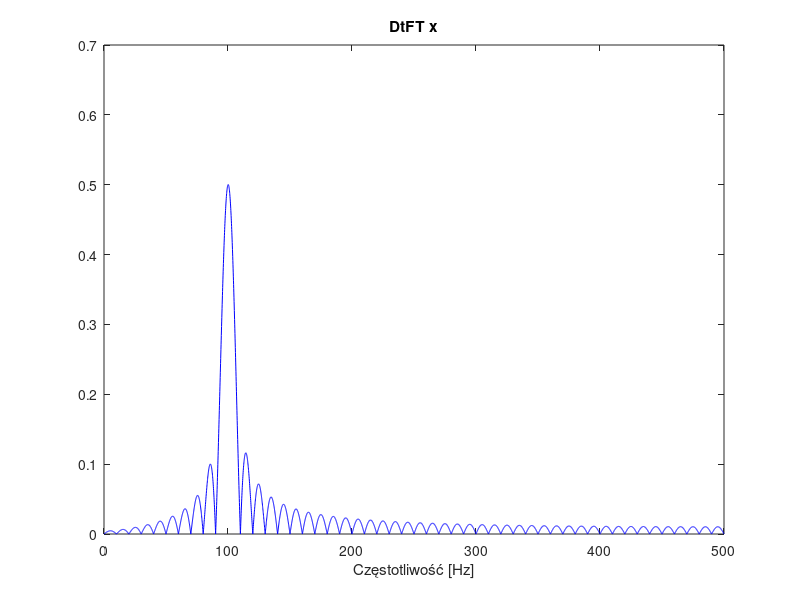
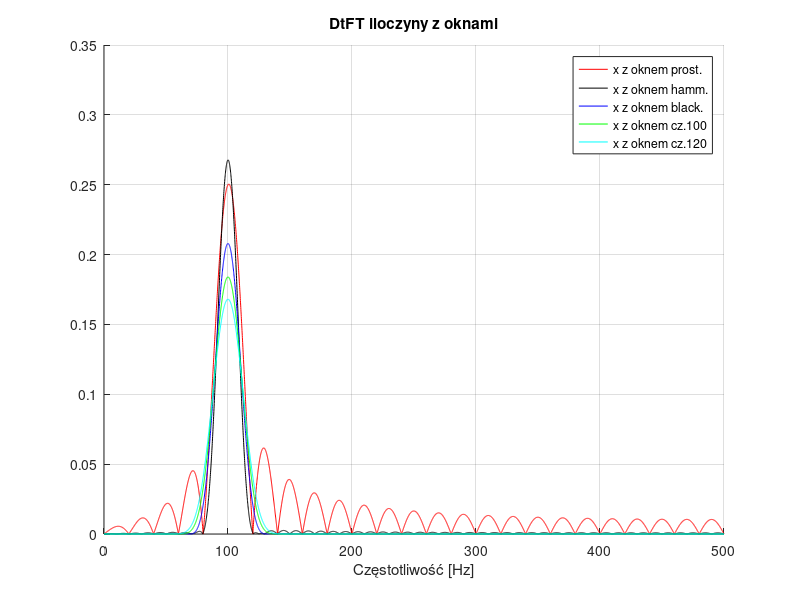
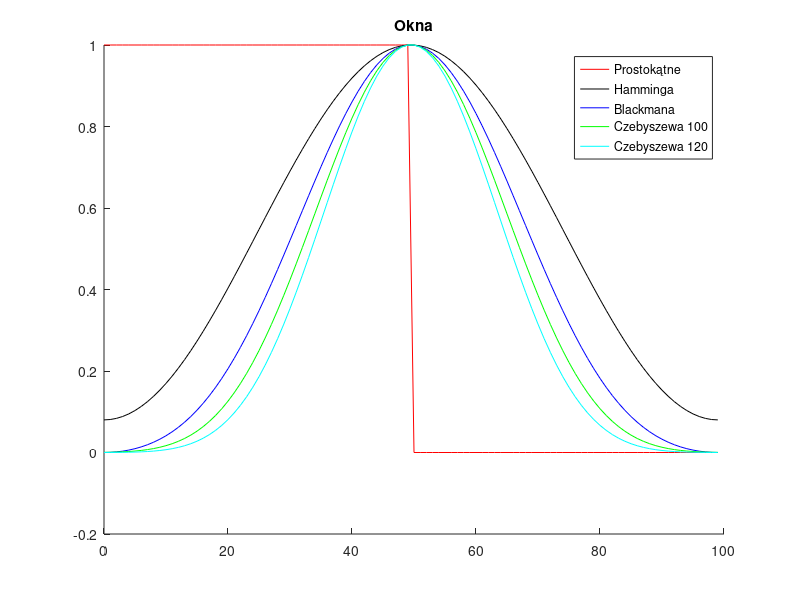

MATLAB code for these plots, in order:
clear all;
clc;

N = 100;
%-- Tworzenie sygnału x z ćw 1 --%

fs = 1000;

f1 = 100;
f2 = 125;

A1 = 1;
A2 = 0.0001;

o1 = (pi/7);
o2 = (pi/11);

% Czas próbkowania %
T = 0.1;

% Jedna próbka %
fs1 = 1/fs;  
fs2 = 1/fs;  

% Próbki %
tfs1 = 0:fs1:T;
tfs2 = 0:fs2:T;
tfs1 = tfs1(1,1:100);
tfs2 = tfs2(1,1:100);

x01 = A1*cos(2*pi*f1*tfs1 + o1);
x02 = A2*cos(2*pi*f2*tfs2 + o2);
x =  x01 + x02; % sygnal x %

% X = fft(x)./N; % dft sygnału x %


% DtFT %
f = 0:0.1:500; % z polecenia %
X0 = zeros(1,length(f));
for fi = 1:length(f)
    for n = 0:N-1
        X0(fi) = X0(fi) + x(n+1)*exp(-1i*2*pi*f(fi)*n/fs);
    end
end
X0 = X0./N;

fx = (0:50*N)*fs/(100*N); % skalowanie osi do 0:0.1:500 %
figure(1);
plot(fx,abs(X0),'b-');
xlim([0 fs/2]);
title('DtFT x');
xlabel('Częstotliwość [Hz]');

tmax = (N-1)/fs;
t = 0:1/fs:tmax; %zakres próbkowania/próbki

% wymnóż próbki sygnału kolejno z oknami:
o_prostokatne = rectpuls(t,tmax);
o_hamminga = hamming(N)';
o_blackmana = blackman(N)';
o_czebyszewa100 = chebwin(N, 100)';
o_czebyszewa120 = chebwin(N, 120)';

x1 = x .* o_prostokatne;
x2 = x .* o_hamminga;
x3 = x .* o_blackmana;
x4 = x .* o_czebyszewa100;
x5 = x .* o_czebyszewa120;

% DtFT dla powyższych 5ciu sygnałów %
% DtFT x1 okno prostokatne %
X1 = zeros(1,length(f));    % f = 0:0.1:500; %
for fi = 1:length(f)
    for n = 0:N-1
        X1(fi) = X1(fi) + x1(n+1)*exp(-1i*2*pi*f(fi)*n/fs);
    end
end
X1 = X1./N;

% DtFT x2 okno Hamminga %
X2 = zeros(1,length(f));    % f = 0:0.1:500; %
for fi = 1:length(f)
    for n = 0:N-1
        X2(fi) = X2(fi) + x2(n+1)*exp(-1i*2*pi*f(fi)*n/fs);
    end
end
X2 = X2./N;

% DtFT x3 okno Blackmana %
X3 = zeros(1,length(f));    % f = 0:0.1:500; %
for fi = 1:length(f)
    for n = 0:N-1
        X3(fi) = X3(fi) + x3(n+1)*exp(-1i*2*pi*f(fi)*n/fs);
    end
end
X3 = X3./N;

% DtFT x4 okno Okno Czebyszewa 100db %
X4 = zeros(1,length(f));    % f = 0:0.1:500; %
for fi = 1:length(f)
    for n = 0:N-1
        X4(fi) = X4(fi) + x4(n+1)*exp(-1i*2*pi*f(fi)*n/fs);
    end
end
X4 = X4./N;

% DtFT x5 okno Okno Czebyszewa 120dB %
X5 = zeros(1,length(f));    % f = 0:0.1:500; %
for fi = 1:length(f)
    for n = 0:N-1
        X5(fi) = X5(fi) + x5(n+1)*exp(-1i*2*pi*f(fi)*n/fs);
    end
end
X5 = X5./N;


% Wykresy widm %
figure(2);
hold all;
plot(fx,abs(X1),'r-');
xlim([0 fs/2]);
title('DtFT iloczyny z oknami');
xlabel('Częstotliwość [Hz]');
grid;

plot(fx,abs(X2),'k-');
xlim([0 fs/2]);
grid;

plot(fx,abs(X3),'b-');
xlim([0 fs/2]);
grid;

plot(fx,abs(X4),'g-');
xlim([0 fs/2]);
grid;

plot(fx,abs(X5),'c-');
xlim([0 fs/2]);
grid;
legend('x z oknem prost.','x z oknem hamm.','x z oknem black.','x z oknem cz.100','x z oknem cz.120');


% Wykresy okien %
figure(3);
title('Okna');
hold all;
plot(0:N-1,o_prostokatne, 'r-');
plot(0:N-1,o_hamminga, 'k-');
plot(0:N-1,o_blackmana, 'b-');
plot(0:N-1,o_czebyszewa100, 'g-');
plot(0:N-1,o_czebyszewa120, 'c-');
legend('Prostokątne','Hamminga','Blackmana','Czebyszewa 100','Czebyszewa 120');




